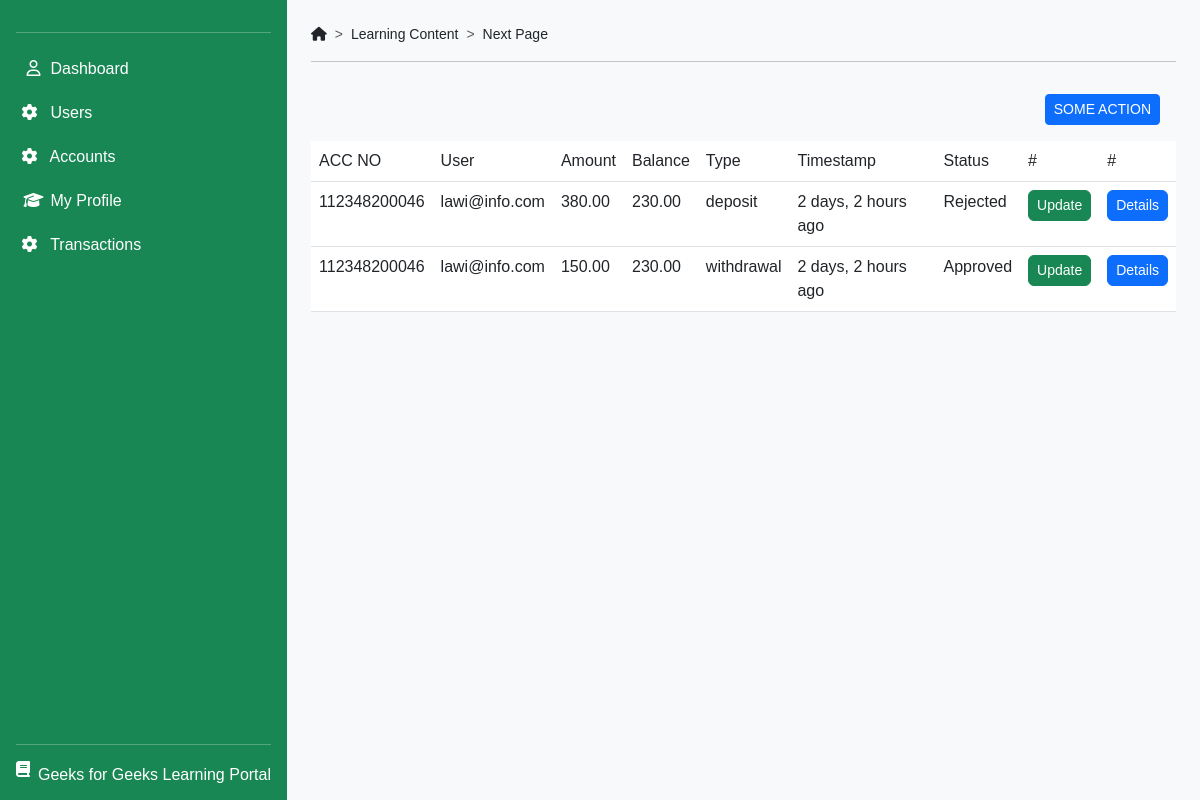
Page /control/transactions/ on the committed database.
### core/models.py (models this page shows, shortened)
class Transaction(models.Model):
    TRANSACTION_TYPES = (
        ('deposit', 'Deposit'),
        ('withdrawal', 'Withdrawal'),
    )
    STATUS = (
        ('Pending', 'pending'),
        ('Confirmed', 'confirmed'),
        ('Rejected', 'rejected'),
    )
    account = models.ForeignKey(Account, on_delete=models.CASCADE, related_name='transactions')
    transaction_type = models.CharField(max_length=10, choices=TRANSACTION_TYPES)
    amount = models.DecimalField(max_digits=12, decimal_places=2)
    date = models.DateTimeField(default=timezone.now)
    tr_status = models.CharField(max_length=55, choices=STATUS, default='Pending')

class Account(models.Model):
    STATUS = [
        ('Active', 'active'),
        ('Inactive', 'inactive'),
        ('Pending', 'pending'),
        ('On Hold', 'on hold'),
        ('Closed', 'closed'),
    ]
    user = models.OneToOneField(CustomUser, on_delete=models.CASCADE, related_name='account')
    balance = models.DecimalField(max_digits=12, decimal_places=2, default=0.00)
    status = models.CharField(max_length=50, choices=STATUS, default='pending')
    account_no = models.CharField(max_length=12, editable=False, unique=True)

### accounts/models.py (models this page shows, shortened)
class CustomUser(AbstractBaseUser, PermissionsMixin):
    ROLES = [
        ('User', 'user'),
        ('Staff', 'staff'),
        ('Admin', 'admin'),
    ]
    first_name = models.CharField(max_length=30, blank=False)
    last_name = models.CharField(max_length=30, blank=False)
    address = models.TextField(blank=True, null=True)
    phone_no = models.IntegerField(blank=True, null=True)
    email = models.EmailField(unique=True)
    date_joined = models.DateTimeField(default=timezone.now)
    last_login = models.DateTimeField(null=True, blank=True)
    is_active = models.BooleanField(default=True)
    is_staff = models.BooleanField(default=False)
    user_type = models.CharField(max_length=20, choices=ROLES, default='User')
    account_no = models.CharField(max_length=12, unique=True, editable=False)
    password_reset_token = models.CharField(max_length=100, blank=True, null=True)
    password_reset_expiry = models.DateTimeField(blank=True, null=True)
    objects = CustomUserManager()
    USERNAME_FIELD = 'email'
    REQUIRED_FIELDS = ['first_name', 'last_name']

### control/views.py (the view)
# urls.py: path('transactions/', views.TransactionListView.as_view(), name='transactions'),
class TransactionListView(ListView):
    context_object_name = 'transactions'
    model = Transaction
    template_name = 'transactions/transactions.html'
    paginate_by = 10

### control/templates/transactions/transactions.html
{% extends '../dashboard.html' %}
{% block content %}
<div class="d-flex justify-content-end m-3">
    <a href="#" class="btn  btn-sm btn-primary">
        SOME ACTION
    </a>
</div>
<table class="table">
    <thead>
        <tr>
            <td>ACC NO</td>
            <td>User</td>
            <td>Amount</td>
            <td>Balance</td>
            <td>Type</td>
            <td>Timestamp</td>
            <td>Status</td>
            <td>#</td>
            <td>#</td>
        </tr>
    </thead>
    {% for tr in transactions %}
    <tr>
        <td>{{tr.account.account_no}}</td>
        <td>{{tr.account.user.email}}</td>
        <td>{{tr.amount}}</td>
        <td>{{tr.account.balance}}</td>
        <td>{{tr.transaction_type}}</td>
        <td>{{tr.date | timesince }} ago</td>
        <td>
            {{tr.tr_status}}
        </td>
        <td>
            <a href="{% url 'transaction_update' tr.id %}" class="btn btn-sm btn-success rounded">Update</a>
        </td>
        <td>
            <a href="#" class="btn btn-primary btn-sm rounded">Details</a>
        </td>
    </tr>
    {% endfor %}
</table>
{% endblock %}

### static/css/temp.css (style rules this page uses)
html, body { height: 100%; font-family: 'Ubuntu', sans-serif; }

### rows in the picture
Transaction: account.account_no "112348200046", account.user.email "lawi@info.com", amount "380.00", account.balance "230.00", transaction_type "deposit", date "2 days, 2 hours", tr_status "Rejected"
Transaction: account.account_no "112348200046", account.user.email "lawi@info.com", amount "150.00", account.balance "230.00", transaction_type "withdrawal", date "2 days, 2 hours", tr_status "Approved"
